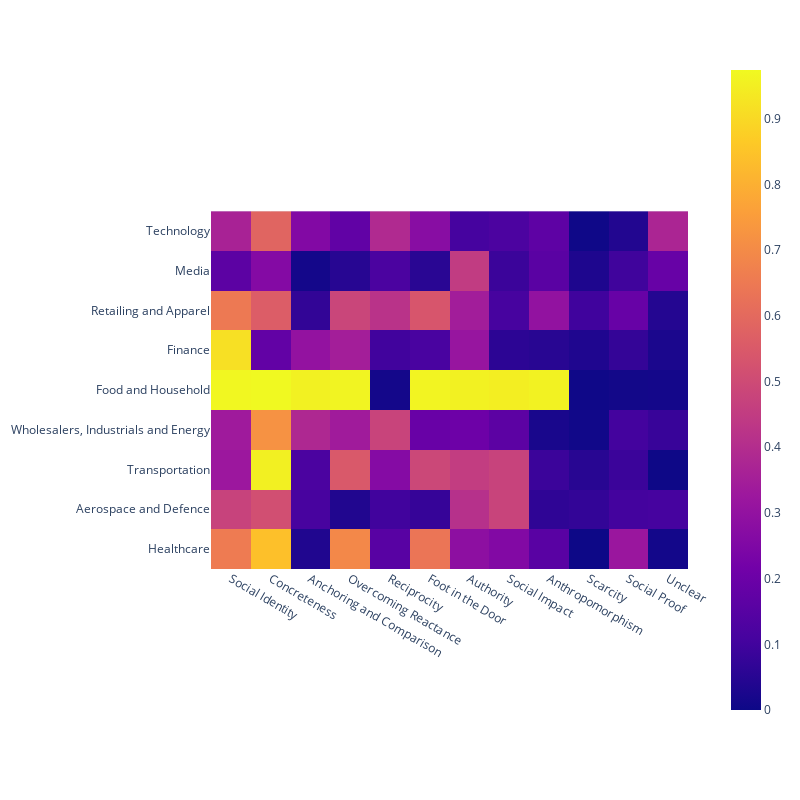

The cell this chart's notebook holds for it:
### Code cell
import plotly.express as px

fig = px.imshow(df_sectors_pers_likes, width=800, height=800)

fig.show()

### Figure 1 — Plotly figure (JSON) as saved in the notebook; plotly's stock layout.template omitted (floating-point values rounded to 4 significant figures)
{"data": [{"coloraxis": "coloraxis", "hovertemplate": "x: %{x}<br>y: %{y}<br>color: %{z}<extra></extra>", "name": "0", "type": "heatmap", "x": ["Social Identity", "Concreteness", "Anchoring and Comparison", "Overcoming Reactance", "Reciprocity", "Foot in the Door", "Authority", "Social Impact", "Anthropomorphism", "Scarcity", "Social Proof", "Unclear"], "xaxis": "x", "y": ["Technology", "Media", "Retailing and Apparel", "Finance", "Food and Household", "Wholesalers, Industrials and Energy", "Transportation", "Aerospace and Defence", "Healthcare"], "yaxis": "y", "z": [[0.3636, 0.5846, 0.2569, 0.1752, 0.3896, 0.2737, 0.1075, 0.1222, 0.1663, 0.003806, 0.03994, 0.3725], [0.1614, 0.2618, 0.01256, 0.05023, 0.1211, 0.05385, 0.4492, 0.08732, 0.1586, 0.03287, 0.09662, 0.1886], [0.6481, 0.5605, 0.0695, 0.483, 0.4207, 0.5358, 0.3435, 0.1104, 0.2999, 0.09772, 0.1883, 0.04369], [0.9163, 0.1779, 0.3004, 0.3487, 0.0984, 0.1154, 0.3127, 0.0584, 0.0509, 0.0342, 0.07363, 0.02727], [0.9689, 0.9744, 0.9556, 0.9635, 0.01301, 0.9618, 0.957, 0.9495, 0.9585, 0.00355, 0.01079, 0.0142], [0.3358, 0.7197, 0.384, 0.3378, 0.4777, 0.1917, 0.2035, 0.1618, 0.02231, 0.006769, 0.1043, 0.08138], [0.325, 0.9538, 0.1199, 0.5473, 0.265, 0.4905, 0.4542, 0.472, 0.08727, 0.05057, 0.08727, 0.0009968], [0.4735, 0.5137, 0.1143, 0.0373, 0.09855, 0.07822, 0.4112, 0.4764, 0.06486, 0.07189, 0.1044, 0.1079], [0.6546, 0.8418, 0.03628, 0.6923, 0.1524, 0.6372, 0.2874, 0.2583, 0.1553, 0, 0.3208, 0.01161]]}], "layout": {"coloraxis": {"colorscale": [[0, "#0d0887"], [0.1111, "#46039f"], [0.2222, "#7201a8"], [0.3333, "#9c179e"], [0.4444, "#bd3786"], [0.5556, "#d8576b"], [0.6667, "#ed7953"], [0.7778, "#fb9f3a"], [0.8889, "#fdca26"], [1, "#f0f921"]]}, "height": 800, "margin": {"t": 60}, "width": 800, "xaxis": {"anchor": "y", "autorange": true, "constrain": "domain", "domain": [0.001046, 0.999], "range": [-0.5, 11.5], "scaleanchor": "y", "type": "category"}, "yaxis": {"anchor": "x", "autorange": true, "constrain": "domain", "domain": [0.229, 0.771], "range": [8.5, -0.5], "type": "category"}}}
